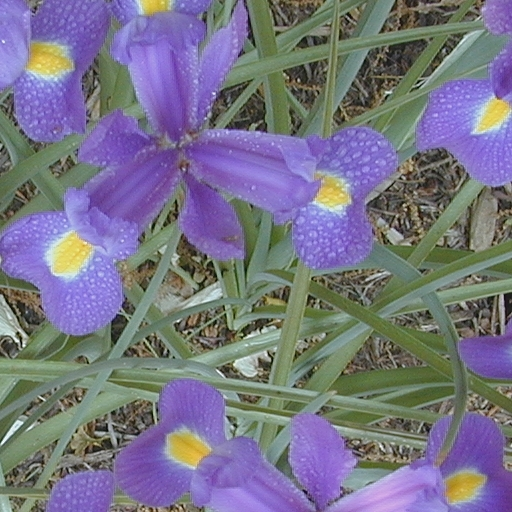
#> input picture Images/fiori.jpg, 512 x 512 px, found by its file name
$ python esercizioSharpening.py
#> lines starting #> are read from the running program, lines starting #| are printed output that depends on the picture
import skimage.io as io
import numpy as np
import matplotlib.pyplot as plt
import scipy.ndimage as ndi

enhancingMask2D = np.float64(np.array(
    [
        [0, -1, 0],
        [-1, 5, -1],
        [0, -1, 0]
    ]
))

originalImage = np.float64(io.imread('./Images/fiori.jpg'))
originalImage /= 255

enhancingMask3D = np.expand_dims(enhancingMask2D, axis=-1)

enhanced = ndi.correlate(originalImage, enhancingMask3D)
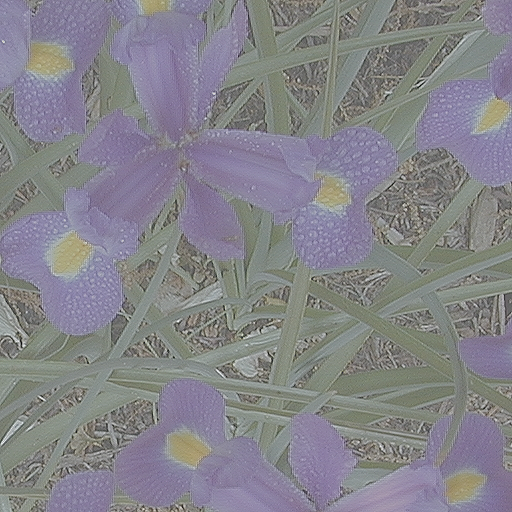
#> enhanced: shape (512, 512, 3) float64; mean R, G, B 0.468, 0.458, 0.528; drawn with min black and max white

plt.subplot(1, 2, 1); plt.imshow(originalImage); plt.title("Original Image")
plt.subplot(1, 2, 2); plt.imshow(enhanced); plt.title("Enhanced Image")

plt.show()
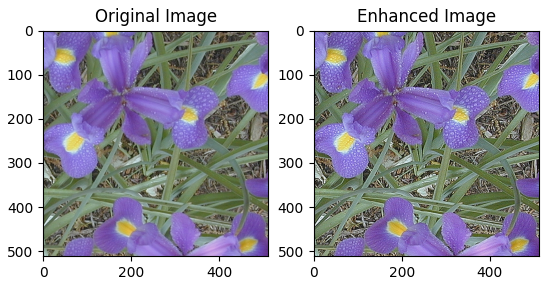
#> figure drawn by matplotlib, 2 panels

$ run again, with Images/azzurro.jpg copied over Images/fiori.jpg
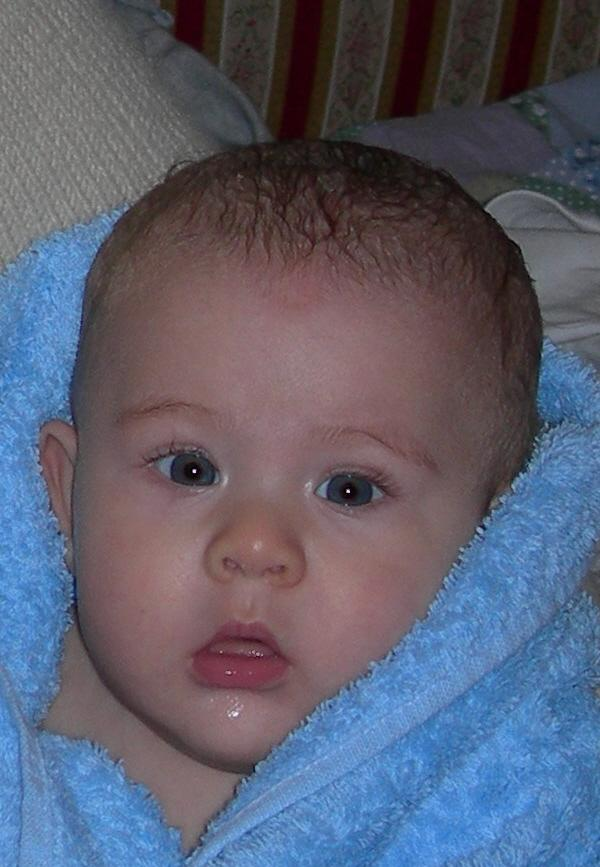
#> input picture Images/azzurro.jpg, 600 x 867 px, found by its file name
#> `enhanced = ndi.correlate(originalImage, enhancingMask3D)`:
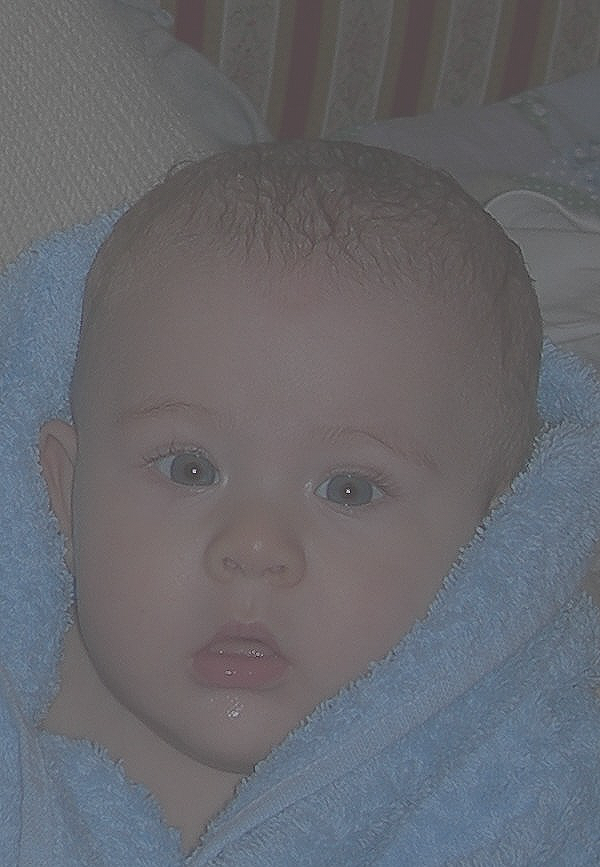
#> enhanced: shape (867, 600, 3) float64; mean R, G, B 0.359, 0.369, 0.436; drawn with min black and max white
#> `plt.show()`:
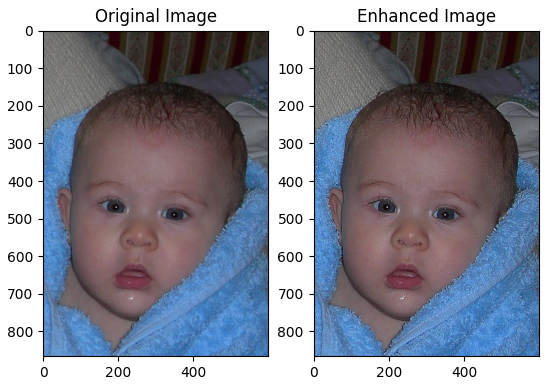
#> figure drawn by matplotlib, 2 panels
